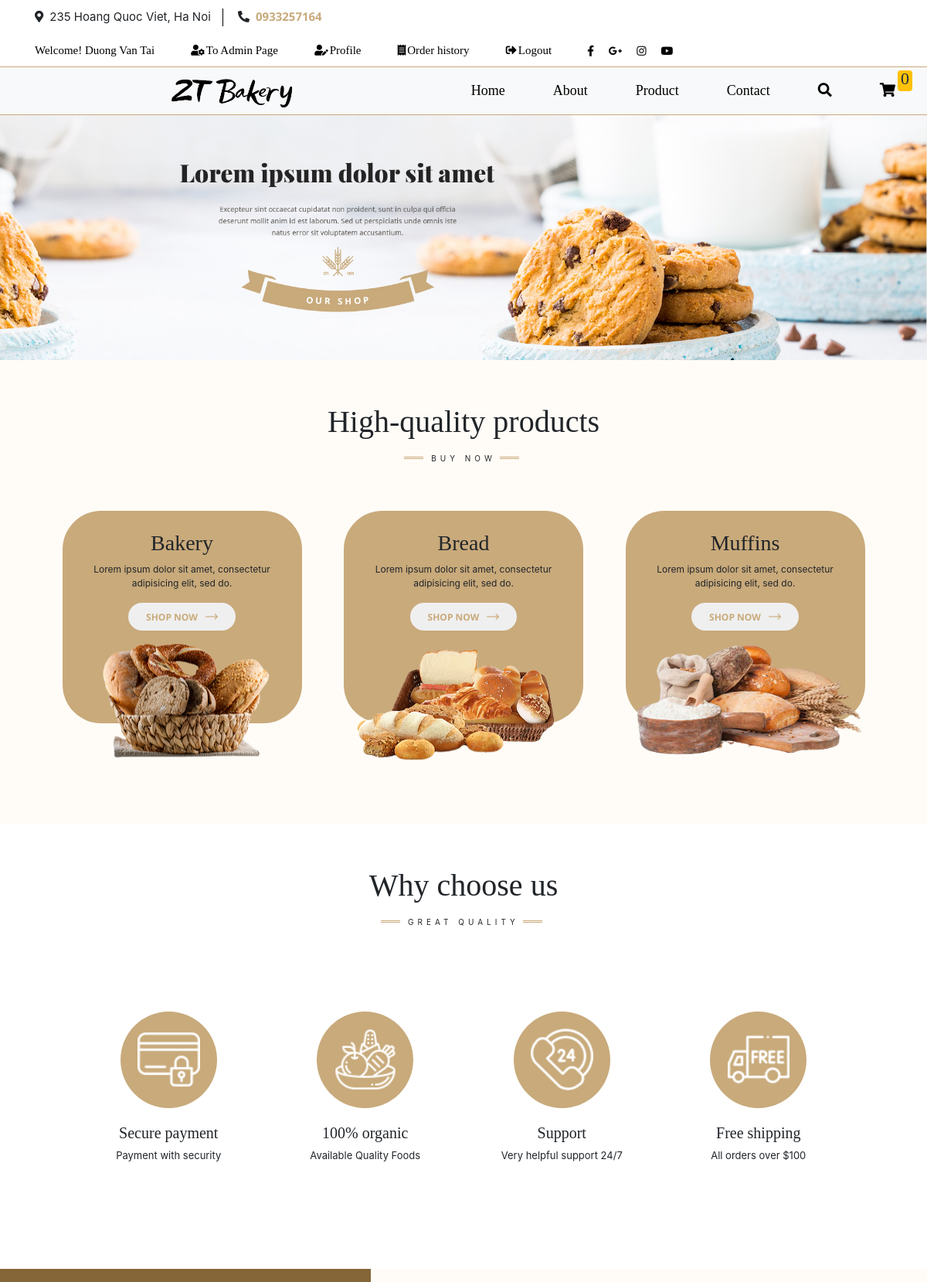
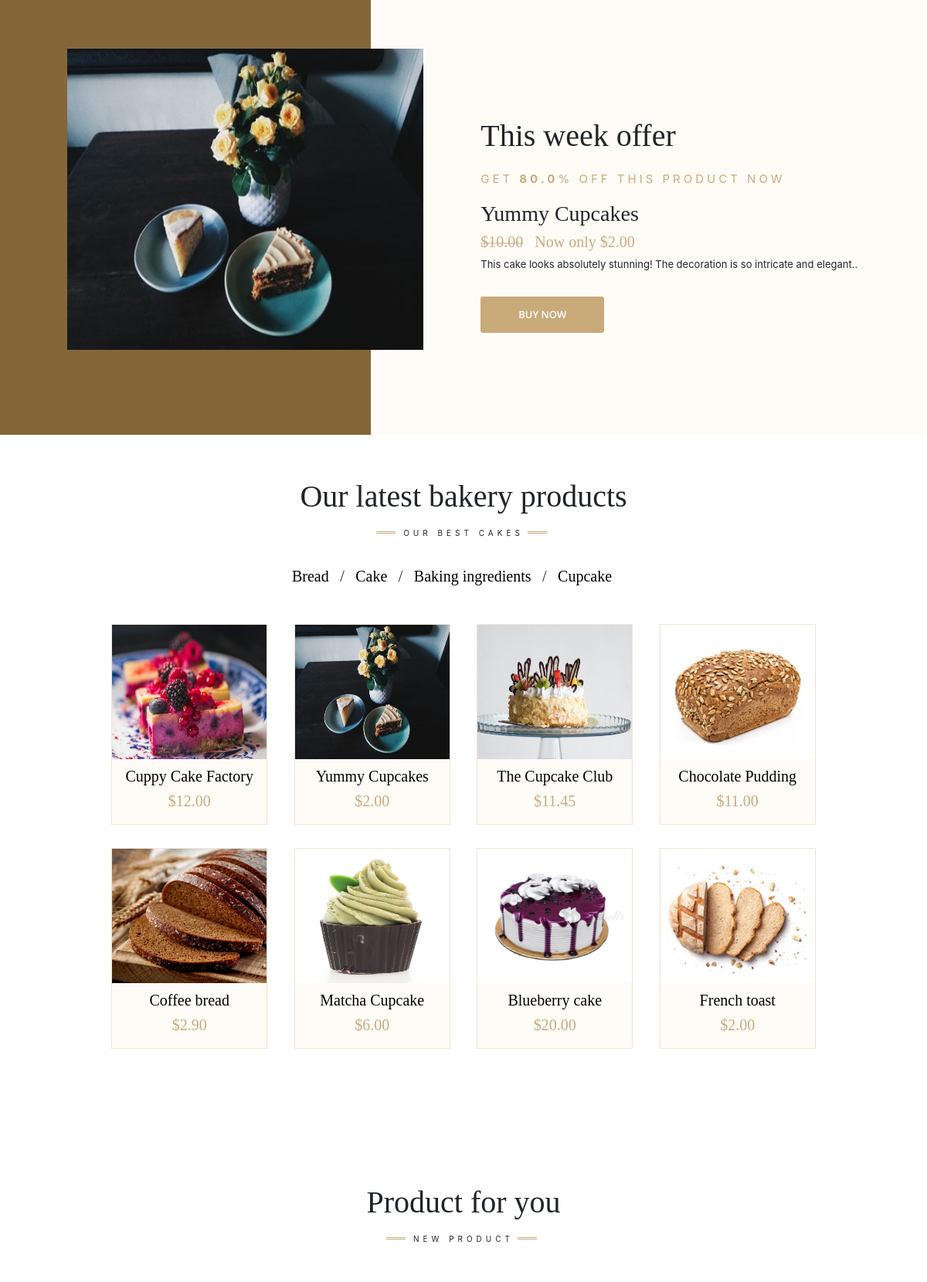
Page / (signed in, upper part) on the committed database (2 pictures, top to bottom).
### tables this page shows
CREATE TABLE `banner` (
  `id` int(11) NOT NULL,
  `name` varchar(200) NOT NULL,
  `image` varchar(200) NOT NULL,
  `site` varchar(255) DEFAULT 'home',
  `description` varchar(255) DEFAULT NULL,
  `status` tinyint(1) DEFAULT 1 COMMENT '1 là hiển thị, 0 ẩn',
  `priority` tinyint(4) DEFAULT 1,
  `created_at` date DEFAULT current_timestamp(),
  `updated_at` date DEFAULT current_timestamp()
);

CREATE TABLE `product` (
  `id` int(11) NOT NULL,
  `name` varchar(200) NOT NULL,
  `image` varchar(200) NOT NULL,
  `price` float(9,3) NOT NULL,
  `sale_price` float(9,3) DEFAULT 0.000,
  `description` text DEFAULT NULL,
  `origin` varchar(100) NOT NULL,
  `quantity` int(11) NOT NULL DEFAULT 1,
  `status` tinyint(1) DEFAULT 1 COMMENT '1 là hiển thị, 0 ẩn',
  `category_id` int(11) NOT NULL,
  `created_at` date DEFAULT current_timestamp(),
  `updated_at` date DEFAULT current_timestamp()
);

CREATE TABLE `category` (
  `id` int(11) NOT NULL,
  `name` varchar(100) NOT NULL,
  `status` tinyint(1) DEFAULT 1 COMMENT '1 là hiển thị, 0 ẩn',
  `priority` tinyint(4) DEFAULT 1,
  `created_at` date DEFAULT current_timestamp(),
  `updated_at` date DEFAULT current_timestamp()
);

### Helper/Common.php (called while the page is built, shortened)
<?php
   function view($path, array $data = [])
   {
       return require('./Application/Views/' . str_replace('.', '/', $path) . '.php');
   }

### Application/Views/site/home/index.php (called while the page is built, shortened)
<?php view('site.home.main', [
    'latest_products8'  => $latest_products8,
    'latest_products4' => $latest_products4,
    'categories' => $categories,
    'banners' => $banners,
    'offer_pro' => $offer_pro
]); ?>

### Application/Controllers/BaseController.php (called while the page is built, shortened)
<?php
class BaseController
{
    protected function view($path, array $data = [])
    {
        return require('./Application/' . self::VIEW_FOLDER_NAME . '/' . str_replace('.', '/', $path) . '.php');
    }
}

### Application/Controllers/HomeController.php (called while the page is built, shortened)
<?php
class HomeController extends BaseController
{
    protected $productModel;
    protected $categoryModel;
    protected $home_banners;
    public function __construct()
    {
        $this->bannerModel = new BannerModel;
        $this->categoryModel = new CategoryModel;
        $this->productModel = new ProductModel;
        $this->home_banners = $this->bannerModel->findBannerBySite('Home');
    }
    public function index()
    {
        $latest_products8 = $this->productModel->getProducts(8);
        $latest_products4 = $this->productModel->getProducts(4);
        $categories = $this->categoryModel->getAll();
        $offer_pro = $this->productModel->getProductHighestSalePercent();
        return $this->view('site.home.index', [
            'latest_products8'  => $latest_products8,
            'latest_products4' => $latest_products4,
            'categories' => $categories,
            'banners' => $this->home_banners,
            'offer_pro' => $offer_pro
        ]);
    }
}

### Application/Models/BaseModel.php (called while the page is built, shortened)
<?php
class BaseModel extends Database
{
    protected $connect;
    public function __construct()
    {
        $this->connect = $this->connect();
    }
    public function all($table, $select = ['*'], $orderBys = [], $limit = 15)
    {
        $column =  implode(',', $select);
        $orderByString = implode(' ', $orderBys);
        if ($orderByString) {
            $sql = "SELECT ${column} FROM $table ORDER BY $orderByString LIMIT $limit";
        } else {
            $sql = "SELECT ${column} FROM $table LIMIT $limit";
        }
        $query = $this->_query($sql);
        $data = [];
        while ($row = mysqli_fetch_assoc($query)) {
            array_push($data, $row);
        }
        return $data;
    }
    public function getByQuery($sql)
    {
        $query = $this->_query($sql);
        $data = [];
        while (($row = mysqli_fetch_assoc($query))) {
            array_push($data, $row);
        }
        return $data;
    }
    public function _query($sql)
    {
        return mysqli_query($this->connect, $sql);
    }
}

### Core/Database.php (called while the page is built, shortened)
<?php
class Database
{
    public function connect()
    {
        $connect = mysqli_connect(self::HOST, self::USERNAME, self::PASSWORD, self::DB_NAME);
        mysqli_set_charset($connect, "utf8");
        if (mysqli_connect_errno() === 0) {
            return $connect;
        }
        return false;
    }
}

### Application/Models/BannerModel.php (called while the page is built, shortened)
<?php
class BannerModel extends BaseModel
{
    public function findBannerBySite($site)
    {
        $sql = "SELECT image FROM banner where site = '$site' and status = 1  order by priority ASC";
        return $this->getByQuery($sql);
    }
}

### Application/Models/ProductModel.php (called while the page is built, shortened)
<?php
class ProductModel extends BaseModel
{
    public function getProductHighestSalePercent()
    {
        $sql = "SELECT *, round((1-sale_price/price)*100, 1 ) as percent FROM `product` where sale_price != 0 order by percent DESC LIMIT 1";
        $query = $this->_query($sql);
        return mysqli_fetch_assoc($query);
    }
    public function getProducts($limit = 100)
    {
        $sql = "SELECT product.* FROM product where status = 1
            ORDER BY id  DESC LIMIT ${limit}";
        return $this->getByQuery($sql);
    }
}

### Application/Models/CategoryModel.php (called while the page is built, shortened)
<?php
class CategoryModel extends BaseModel
{
    public function getAll($select = ['*'], $orderBys = [], $limit = 15)
    {
        return $this->all(self::TABLE, $select, $orderBys, $limit);
    }
}

### Application/Views/site/home/main.php (the view, shortened to what this page needs)
<main>
    <section class="banner container-fluid p-0">
        <div class="banner-frame row m-0 p-0">
            <div class="bannercontainer">
                <img src="./public/uploads/<?= $banners[0]['image'] ?>" alt="" class="col-md-12 m-0 p-0 bread-img">
            </div>
        </div>
    </section>
    <section class="quickshopping">
        <div class="container-fluid section-main">
            <div class="content-title-block">
                <p class="block-title">High-quality products</p>
                <p class="block-motto"><span>BUY NOW</span></p>
            </div>
            <div class="container" style="margin-top: 40px;">
                <div class="content-block">
                    <ul id='quick-shop-list'>
                        <li>
                            <div class="bread-desc">
                                <h3>Bakery</h3>
                                <p>Lorem ipsum dolor sit amet, consectetur adipisicing elit, sed do.
                                </p>
                                <a href="./?controller=product&action=allProducts"><button><span>SHOP NOW</span><img src="./public/site/img/home/logo/right.png" alt=""></button></a>
                                <div class="basket">
                                    <img src="./public/site/img/home/images/basket7.png" alt="">
                                </div>
                            </div>
                        </li>
                        <li>
                            <div class="bread-desc">
                                <h3>Bread</h3>
                                <p>Lorem ipsum dolor sit amet, consectetur adipisicing elit, sed do.</p>
                                <a href="./?controller=product&action=allProducts"><button><span>SHOP NOW</span><img src="./public/site/img/home/logo/right.png" alt=""></button></a>
                                <div class="basket">
                                    <img src="./public/site/img/home/images/basket1.png" alt="">
                                </div>
                            </div>
                        </li>
                        <li>
                            <div class="bread-desc">
                                <h3>Muffins</h3>
                                <p>Lorem ipsum dolor sit amet, consectetur adipisicing elit, sed do.</p>
                                <a href="./?controller=product&action=allProducts"><button><span>SHOP NOW</span><img src="./public/site/img/home/logo/right.png" alt=""></button></a>
                                <div class="basket">
                                    <img src="./public/site/img/home/images/basket6.png" alt="">
                                </div>
                            </div>
                        </li>
                    </ul>
                </div>
            </div>
        </div>
    </section>
    <section class="why-choose-us p-50">
        <div class="container-fluid section-main">
            <div class="title-block">
                <p class="block-title">Why choose us</p>
                <p class="block-motto"><span>GREAT QUALITY</span></p>
            </div>
            <div class="container content-block">
                <ul id="why-list">
                    <li>
                        <div class="why-block">
                            <div class="circle">
                                <img src="./public/site/img/home/whychooseus/payment.png" alt="">
                            </div>
                            <div class="why-reason">
                                <h5>Secure payment</h5>
                                <p>Payment with security</p>
                            </div>
                        </div>
                    </li>
                    <li>
                        <div class="why-block">
                            <div class="circle">
                                <img src="./public/site/img/home/whychooseus/organic.png" alt="">
                            </div>
                            <div class="why-reason">
                                <h5>100% organic</h5>
                                <p>Available Quality Foods</p>
                            </div>
                        </div>
                    </li>
                    <li>
                        <div class="why-block">
                            <div class="circle">
                                <img src="./public/site/img/home/whychooseus/24-hours-support.png" alt="">
                            </div>
                            <div class="why-reason">
                                <h5>Support</h5>
                                <p>Very helpful support 24/7</p>
                            </div>
                        </div>
                    </li>
                    <li>
                        <div class="why-block">
                            <div class="circle">
                                <img src="./public/site/img/home/whychooseus/free-delivery.png" alt="">
                            </div>
                            <div class="why-reason">
                                <h5>Free shipping</h5>
                                <p>All orders over $100</p>
                            </div>
                        </div>
                    </li>
                </ul>
            </div>
        </div>
    </section>
    <section class="promotion">
        <div class="promotion-block container-fluid content-block">
            <ul>
                <li class="offer-image">
                    <div class="imgcontainer">
                        <img src="./public/uploads/<?= $offer_pro['image'] ?>" alt="">
                    </div>
                </li>
                <li class="offer-info">
                    <div>
                        <p class="block-title">This week offer</p>
                        <p class="offer-deal">
                            GET <span style="font-weight: bold"><?= $offer_pro['percent'] ?></span>% OFF THIS PRODUCT
                            NOW
                        </p>
                        <h3><?= $offer_pro['name'] ?></h3>
                        <h5 class="offer-price"><span class="strikeout">$<?= number_format($offer_pro['price'], 2, '.', '') ?></span> Now only
                            $<?= number_format($offer_pro['sale_price'], 2, '.', '') ?></h5>
                        <p class="p-lorem">This cake looks absolutely stunning! The decoration is so intricate and elegant..</p>
                        <a class="offer-btn btn-root ptc-btn border-root" style="margin-top: 15px; position: absolute" href="./?controller=product&action=productDetail&id=<?= $offer_pro['id'] ?>">
                            BUY NOW
                        </a>
                    </div>
                </li>
            </ul>
        </div>
    </section>
    <section class="latest-products p-50">
        <div class="container-fluid section-main">
            <div class="content-title-block">
                <p class="block-title">Our latest bakery products</p>
                <p class="block-motto"><span>OUR BEST CAKES</span></p>
            </div>
            <div class="container">
                <ul class="pro-category">
                    <?php foreach ($categories as $cat) : ?>
                        <li><a href="./?controller=product&action=allProducts&id=<?= $cat['id'] ?>">
                                <h5><?= $cat['name'] ?></h5>
                            </a></li>
                        <p>/</p>
                    <?php endforeach; ?>
                </ul>
                <div class="content-block">
                    <ul id='pro-list'>
                        <?php foreach ($latest_products8 as $product) : ?>
                            <li>
                                <a href="./?controller=product&action=productDetail&id=<?= $product['id'] ?>">
                                    <div class="pro-block">
                                        <div class="pro-img">
                                            <?php
                                            $productImage = !empty($product['image']) ? $product['image'] : 'no-image.png';
                                            ?>
                                            <img src="./public/uploads/<?= $productImage; ?>" alt="<?= $product['name']; ?>">
                                        </div>
                                        <div class="pro-info">
                                            <h5><?= $product['name'] ?? '' ?></h5>
                                            <h5>$<?= number_format($product['sale_price'] > 0 ? $product['sale_price'] : $product['price'], 2, '.', '') ?>
                                            </h5>
                                        </div>
                                    </div>
                                </a>
                            </li>
                        <?php endforeach; ?>
                    </ul>
                </div>
            </div>
        </div>
    </section>
    <section class="cookie-banner">
    </section>
    <section class="product-for-you p-50">
        <div class="container-fluid section-main">
            <div class="content-title-block">
                <p class="block-title">Product for you</p>
                <p class="block-motto"><span>NEW PRODUCT</span></p>
            </div>
            <div class="container" style="margin-top: 40px;">
                <div class="content-block">
                    <ul id='new-pro-list'>
                        <?php foreach ($latest_products4 as $product) : ?>
                            <li>
                            </li>
                        <?php endforeach; ?>
                    </ul>
                </div>
            </div>
        </div>
    </section>
</main>

### public/site/css/login.component.css (style rules this page uses)
::placeholder { color: lightgray; }

### public/site/css/about.component.css (style rules this page uses)
.banner { background-size: 100% 100%; color: #fff; }
.section-main { margin-top: 0; }
.why-block .circle img { width: 70%; height: 70%; }
ul#why-list { padding-top: 35px; }

### public/site/css/cart.component.css (style rules this page uses)
.cs-btn, .ptc-btn { text-transform: uppercase; font-size: 13px; padding: 0.8rem 3rem; border-radius: 3px; }

### public/site/css/product.component.css (style rules this page uses)
.content-block { padding-bottom: 30px; }

### public/site/css/footer.component.css (style rules this page uses)
:root { --bg-color : #fff; --primary-color : #c8aa7b; --primary-color-light: rgba(201, 170, 123, 1); --secondary-color: #fffcf7; --product-border-color: #f0e5d4; --primary-color-hover:#AB9169 }

### rows in the picture
banner: image (picture)
product: image (picture), name "Yummy Cupcakes", price "10.00", sale_price "2.00"
category: name "Bread"
category: name "Cake"
category: name "Baking ingredients"
category: name "Cupcake"
product: image (picture), name "Cuppy Cake Factory", sale_price+price "12.00"
product: image (picture), name "The Cupcake Club", sale_price "11.45"
product: image (picture), name "Chocolate Pudding", sale_price "11.00"
product: image (picture), name "Coffee bread", sale_price "2.90"
product: image (picture), name "Matcha Cupcake", sale_price+price "6.00"
product: image (picture), name "Blueberry cake", sale_price+price "20.00"
product: image (picture), name "French toast", sale_price "2.00"

### other values in the picture
$user_session['fname'] "Duong Van"
$user_session['lname'] "Tai"
$_SESSION['total_quantity'] "0"
$offer_pro['percent'] "80.0"
